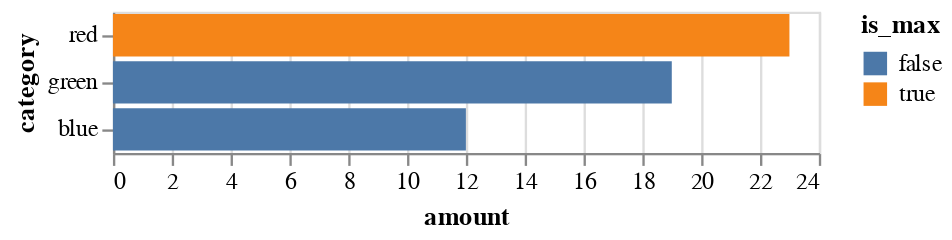

Write notebook code for a chart like this one.
### Code cell
coloured_data = data[:3]

coloured_data["is_max"] = coloured_data["amount"] == coloured_data["amount"].max()

alt.Chart(coloured_data).mark_bar().encode(
    x="amount",
    y=alt.Y("category").sort("-x"),
    color="is_max"
)

### Figure 1 — Vega-Lite specification as saved in the notebook (floating-point values rounded to 4 significant figures)
{"config": {"view": {"continuousWidth": 300, "continuousHeight": 300}}, "data": {"name": "data-e2411283b273bbd0ae6937693fe5edb8"}, "mark": {"type": "bar"}, "encoding": {"color": {"field": "is_max", "type": "nominal"}, "x": {"field": "amount", "type": "quantitative"}, "y": {"field": "category", "sort": "-x", "type": "nominal"}}, "$schema": "https://vega.github.io/schema/vega-lite/v5.20.1.json", "datasets": {"data-e2411283b273bbd0ae6937693fe5edb8": [{"category": "red", "amount": 23, "level": "lvl_1", "is_max": true}, {"category": "blue", "amount": 12, "level": "lvl_3", "is_max": false}, {"category": "green", "amount": 19, "level": "lvl_2", "is_max": false}]}}
